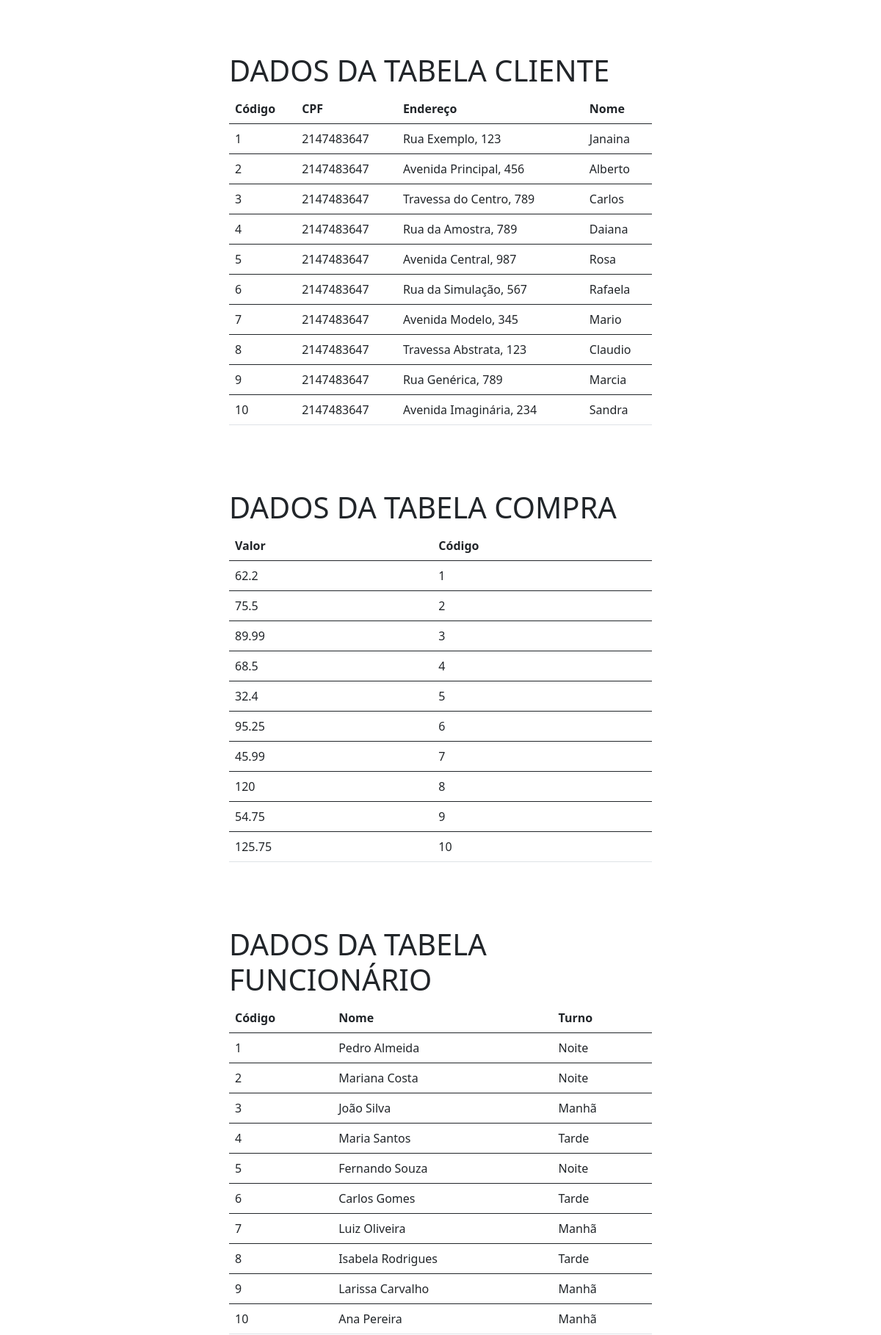
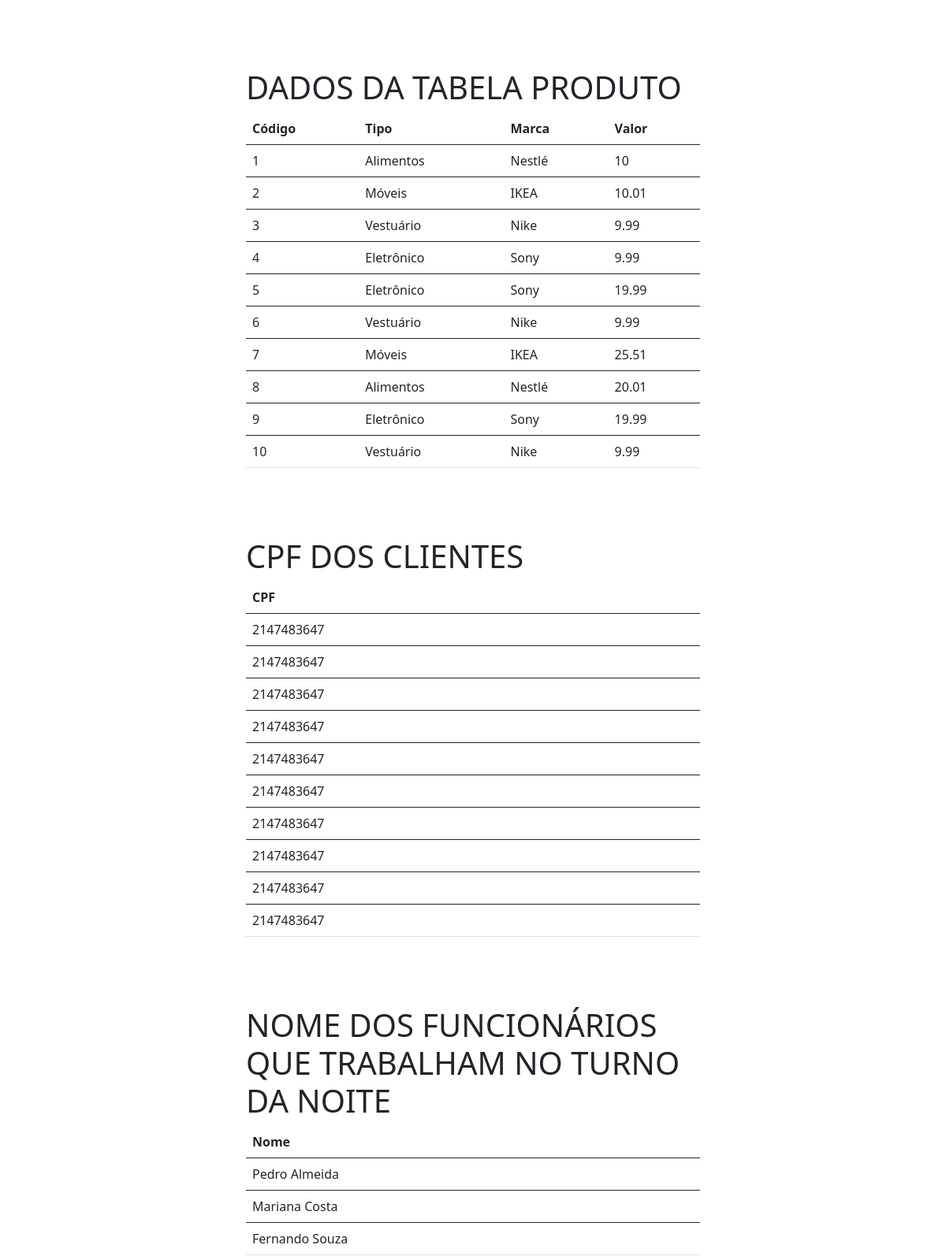
/tabela.php (upper part), run on the app's committed database (2 pictures, top to bottom).
### tables this page shows
CREATE TABLE cliente (
    cod_cliente INT AUTO_INCREMENT PRIMARY KEY,
    cpf_cliente INT(16),
    endereco_cliente VARCHAR(100),
    nome_cliente VARCHAR(100)
);

CREATE TABLE compra (
    valaor_compra FLOAT,
    cod_compra INT AUTO_INCREMENT PRIMARY KEY,
    fk_cliente_cod_cliente INT
);

CREATE TABLE funcionario (
    cod_funcionario INT(16) AUTO_INCREMENT PRIMARY KEY,
    nome_funcionario VARCHAR(100),
    turno_funcionario VARCHAR(50)
);

CREATE TABLE produto (
    cod_produto INT AUTO_INCREMENT PRIMARY KEY,
    tipo_produto VARCHAR(50),
    marca_produto VARCHAR(50),
    valor_produto FLOAT,
    fk_compra_cod_compra INT,
    fk_funcionario_cod_funcionario INT(16)
);

### listar.php (called while the page is built, shortened)
<?php
	include 'conexao.php';
	$listarSQL = mysqli_query($conexao, "SELECT * FROM cliente");
    $listarSQL2 = mysqli_query($conexao, "SELECT * FROM compra");
    $listarSQL3 = mysqli_query($conexao, "SELECT * FROM funcionario");
    $listarSQL4 = mysqli_query($conexao, "SELECT * FROM produto");
    $listarSQL5 = mysqli_query($conexao, "SELECT cpf_cliente FROM cliente");
    $listarSQL6 = mysqli_query($conexao, "SELECT nome_funcionario FROM funcionario WHERE turno_funcionario = 'Noite'");
?>

### tabela.php (the view, shortened to what this page needs)
<?php
include 'listar.php';
?>
<!DOCTYPE html>
<html>
<head>
	<link href="https://cdn.jsdelivr.net/npm/bootstrap@5.0.1/dist/css/bootstrap.min.css" rel="stylesheet">
</head>
<body>
	<br><br><br>
	<div class="container col-md-6 offset-md-3">
		<table  class="table  table-hover">
        <h1>DADOS DA TABELA CLIENTE</h1>
			<thead>
				<tr>
					<th scope="col">Código</th>
					<th scope="col">CPF</th>
					<th scope="col">Endereço</th>
					<th scope="col">Nome</th>
				</tr>
			</thead>
			<?php while ($cliente = mysqli_fetch_assoc($listarSQL)) { ?>
			<tbody>
				<tr>
					<td><?php echo $cliente['cod_cliente']; ?></td>
					<td><?php echo $cliente['cpf_cliente']; ?></td>
					<td><?php echo $cliente['endereco_cliente']; ?></td>
                    <td><?php echo $cliente['nome_cliente']; ?></td>
				</tr>
			</tbody>
			<?php } ?>
		</table>
	</div>
    <br><br><br>
	<div class="container col-md-6 offset-md-3">
		<table  class="table  table-hover">
        <h1>DADOS DA TABELA COMPRA</h1>
			<thead>
				<tr>
					<th scope="col">Valor</th>
					<th scope="col">Código</th>
				</tr>
			</thead>
			<?php while ($compra = mysqli_fetch_assoc($listarSQL2)) { ?>
			<tbody>
				<tr>
					<td><?php echo $compra['valaor_compra']; ?></td>
					<td><?php echo $compra['cod_compra']; ?></td>
				</tr>
			</tbody>
			<?php } ?>
		</table>
	</div>
    <br><br><br>
	<div class="container col-md-6 offset-md-3">
		<table  class="table  table-hover">
        <h1>DADOS DA TABELA FUNCIONÁRIO</h1>
			<thead>
				<tr>
					<th scope="col">Código</th>
					<th scope="col">Nome</th>
                    <th scope="col">Turno</th>
				</tr>
			</thead>
			<?php while ($funcionario = mysqli_fetch_assoc($listarSQL3)) { ?>
			<tbody>
				<tr>
					<td><?php echo $funcionario['cod_funcionario']; ?></td>
					<td><?php echo $funcionario['nome_funcionario']; ?></td>
                    <td><?php echo $funcionario['turno_funcionario']; ?></td>
				</tr>
			</tbody>
			<?php } ?>
		</table>
	</div>
    <br><br><br>
	<div class="container col-md-6 offset-md-3">
		<table  class="table  table-hover">
        <h1>DADOS DA TABELA PRODUTO</h1>
			<thead>
				<tr>
					<th scope="col">Código</th>
					<th scope="col">Tipo</th>
                    <th scope="col">Marca</th>
					<th scope="col">Valor</th>
				</tr>
			</thead>
			<?php while ($produto = mysqli_fetch_assoc($listarSQL4)) { ?>
			<tbody>
				<tr>
					<td><?php echo $produto['cod_produto']; ?></td>
					<td><?php echo $produto['tipo_produto']; ?></td>
                    <td><?php echo $produto['marca_produto']; ?></td>
					<td><?php echo $produto['valor_produto']; ?></td>
				</tr>
			</tbody>
			<?php } ?>
		</table>
	</div>
	<br><br><br>
	<div class="container col-md-6 offset-md-3">
		<table  class="table  table-hover">
        <h1>CPF DOS CLIENTES</h1>
			<thead>
				<tr>
					<th scope="col">CPF</th>
				</tr>
			</thead>
			<?php while ($cpf_cliente = mysqli_fetch_assoc($listarSQL5)) { ?>
			<tbody>
				<tr>
					<td><?php echo $cpf_cliente['cpf_cliente']; ?></td>
				</tr>
			</tbody>
			<?php } ?>
		</table>
	</div>
	<br><br><br>
	<div class="container col-md-6 offset-md-3">
		<table  class="table  table-hover">
        <h1>NOME DOS FUNCIONÁRIOS QUE TRABALHAM NO TURNO DA NOITE</h1>
			<thead>
				<tr>
					<th scope="col">Nome</th>
				</tr>
			</thead>
			<?php while ($nome_funcionario = mysqli_fetch_assoc($listarSQL6)) { ?>
			<tbody>
				<tr>
					<td><?php echo $nome_funcionario['nome_funcionario']; ?></td>
				</tr>
			</tbody>
			<?php } ?>
		</table>
	</div>
	<br><br><br>
	<br><br><br>
	<br><br><br>
	<br><br><br>
</body>
</html>

### data on the page
cliente: cod_cliente "1", cpf_cliente "2147483647", endereco_cliente "Rua Exemplo, 123", nome_cliente "Janaina"
cliente: cod_cliente "2", cpf_cliente "2147483647", endereco_cliente "Avenida Principal, 456", nome_cliente "Alberto"
cliente: cod_cliente "3", cpf_cliente "2147483647", endereco_cliente "Travessa do Centro, 789", nome_cliente "Carlos"
cliente: cod_cliente "4", cpf_cliente "2147483647", endereco_cliente "Rua da Amostra, 789", nome_cliente "Daiana"
cliente: cod_cliente "5", cpf_cliente "2147483647", endereco_cliente "Avenida Central, 987", nome_cliente "Rosa"
cliente: cod_cliente "6", cpf_cliente "2147483647", endereco_cliente "Rua da Simulação, 567", nome_cliente "Rafaela"
cliente: cod_cliente "7", cpf_cliente "2147483647", endereco_cliente "Avenida Modelo, 345", nome_cliente "Mario"
cliente: cod_cliente "8", cpf_cliente "2147483647", endereco_cliente "Travessa Abstrata, 123", nome_cliente "Claudio"
cliente: cod_cliente "9", cpf_cliente "2147483647", endereco_cliente "Rua Genérica, 789", nome_cliente "Marcia"
cliente: cod_cliente "10", cpf_cliente "2147483647", endereco_cliente "Avenida Imaginária, 234", nome_cliente "Sandra"
compra: valaor_compra "62.2", cod_compra "1"
compra: valaor_compra "75.5", cod_compra "2"
compra: valaor_compra "89.99", cod_compra "3"
compra: valaor_compra "68.5", cod_compra "4"
compra: valaor_compra "32.4", cod_compra "5"
compra: valaor_compra "95.25", cod_compra "6"
compra: valaor_compra "45.99", cod_compra "7"
compra: valaor_compra "120", cod_compra "8"
compra: valaor_compra "54.75", cod_compra "9"
compra: valaor_compra "125.75", cod_compra "10"
funcionario: cod_funcionario "1", nome_funcionario "Pedro Almeida", turno_funcionario "Noite"
funcionario: cod_funcionario "2", nome_funcionario "Mariana Costa", turno_funcionario "Noite"
funcionario: cod_funcionario "3", nome_funcionario "João Silva", turno_funcionario "Manhã"
funcionario: cod_funcionario "4", nome_funcionario "Maria Santos", turno_funcionario "Tarde"
funcionario: cod_funcionario "5", nome_funcionario "Fernando Souza", turno_funcionario "Noite"
funcionario: cod_funcionario "6", nome_funcionario "Carlos Gomes", turno_funcionario "Tarde"
funcionario: cod_funcionario "7", nome_funcionario "Luiz Oliveira", turno_funcionario "Manhã"
funcionario: cod_funcionario "8", nome_funcionario "Isabela Rodrigues", turno_funcionario "Tarde"
funcionario: cod_funcionario "9", nome_funcionario "Larissa Carvalho", turno_funcionario "Manhã"
funcionario: cod_funcionario "10", nome_funcionario "Ana Pereira", turno_funcionario "Manhã"
produto: cod_produto "1", tipo_produto "Alimentos", marca_produto "Nestlé", valor_produto "10"
produto: cod_produto "2", tipo_produto "Móveis", marca_produto "IKEA", valor_produto "10.01"
produto: cod_produto "3", tipo_produto "Vestuário", marca_produto "Nike", valor_produto "9.99"
produto: cod_produto "4", tipo_produto "Eletrônico", marca_produto "Sony", valor_produto "9.99"
produto: cod_produto "5", tipo_produto "Eletrônico", marca_produto "Sony", valor_produto "19.99"
produto: cod_produto "6", tipo_produto "Vestuário", marca_produto "Nike", valor_produto "9.99"
produto: cod_produto "7", tipo_produto "Móveis", marca_produto "IKEA", valor_produto "25.51"
produto: cod_produto "8", tipo_produto "Alimentos", marca_produto "Nestlé", valor_produto "20.01"
produto: cod_produto "9", tipo_produto "Eletrônico", marca_produto "Sony", valor_produto "19.99"
produto: cod_produto "10", tipo_produto "Vestuário", marca_produto "Nike", valor_produto "9.99"

### other printed values
$cpf_cliente['cpf_cliente'] "2147483647"
